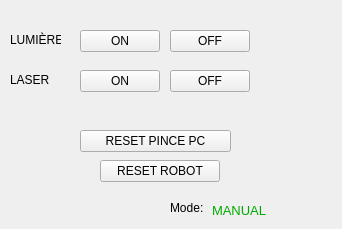
     <widget class="QWidget" name="tab">
      <attribute name="title">
       <string>Others</string>
      </attribute>
      <widget class="QPushButton" name="Light_Off_Button">
       <property name="enabled">
        <bool>true</bool>
       </property>
       <property name="geometry">
        <rect>
         <x>170</x>
         <y>30</y>
         <width>80</width>
         <height>22</height>
        </rect>
       </property>
       <property name="text">
        <string>OFF</string>
       </property>
      </widget>
      <widget class="QLabel" name="LightLabel">
       <property name="geometry">
        <rect>
         <x>10</x>
         <y>30</y>
         <width>51</width>
         <height>20</height>
        </rect>
       </property>
       <property name="text">
        <string>LUMIÈRE</string>
       </property>
      </widget>
      <widget class="QPushButton" name="Light_On_Button">
       <property name="enabled">
        <bool>true</bool>
       </property>
       <property name="geometry">
        <rect>
         <x>80</x>
         <y>30</y>
         <width>80</width>
         <height>22</height>
        </rect>
       </property>
       <property name="text">
        <string>ON</string>
       </property>
      </widget>
      <widget class="QPushButton" name="Led_Off_Button">
       <property name="enabled">
        <bool>true</bool>
       </property>
       <property name="geometry">
        <rect>
         <x>170</x>
         <y>70</y>
         <width>80</width>
         <height>22</height>
        </rect>
       </property>
       <property name="text">
        <string>OFF</string>
       </property>
      </widget>
      <widget class="QLabel" name="LaserLabel">
       <property name="geometry">
        <rect>
         <x>10</x>
         <y>70</y>
         <width>51</width>
         <height>20</height>
        </rect>
       </property>
       <property name="text">
        <string>LASER</string>
       </property>
      </widget>
      <widget class="QPushButton" name="Led_On_Button">
       <property name="enabled">
        <bool>true</bool>
       </property>
       <property name="geometry">
        <rect>
         <x>80</x>
         <y>70</y>
         <width>80</width>
         <height>22</height>
        </rect>
       </property>
       <property name="text">
        <string>ON</string>
       </property>
      </widget>
      <widget class="QPushButton" name="Reset_Ext_Button">
       <property name="enabled">
        <bool>true</bool>
       </property>
       <property name="geometry">
        <rect>
         <x>80</x>
         <y>130</y>
         <width>151</width>
         <height>22</height>
        </rect>
       </property>
       <property name="text">
        <string>RESET PINCE PC</string>
       </property>
      </widget>
      <widget class="QLabel" name="mode_label">
       <property name="geometry">
        <rect>
         <x>212</x>
         <y>200</y>
         <width>121</width>
         <height>20</height>
        </rect>
       </property>
       <property name="font">
        <font>
         <pointsize>10</pointsize>
        </font>
       </property>
       <property name="autoFillBackground">
        <bool>true</bool>
       </property>
       <property name="styleSheet">
        <string notr="true">color: rgb(0, 170, 0);</string>
       </property>
       <property name="text">
        <string>MANUAL</string>
       </property>
      </widget>
      <widget class="QLabel" name="label_24">
       <property name="geometry">
        <rect>
         <x>170</x>
         <y>200</y>
         <width>41</width>
         <height>16</height>
        </rect>
       </property>
       <property name="text">
        <string>Mode:</string>
       </property>
      </widget>
      <widget class="QPushButton" name="Reset_Robot_Button">
       <property name="geometry">
        <rect>
         <x>100</x>
         <y>160</y>
         <width>120</width>
         <height>22</height>
        </rect>
       </property>
       <property name="text">
        <string>RESET ROBOT</string>
       </property>
      </widget>
     </widget>
